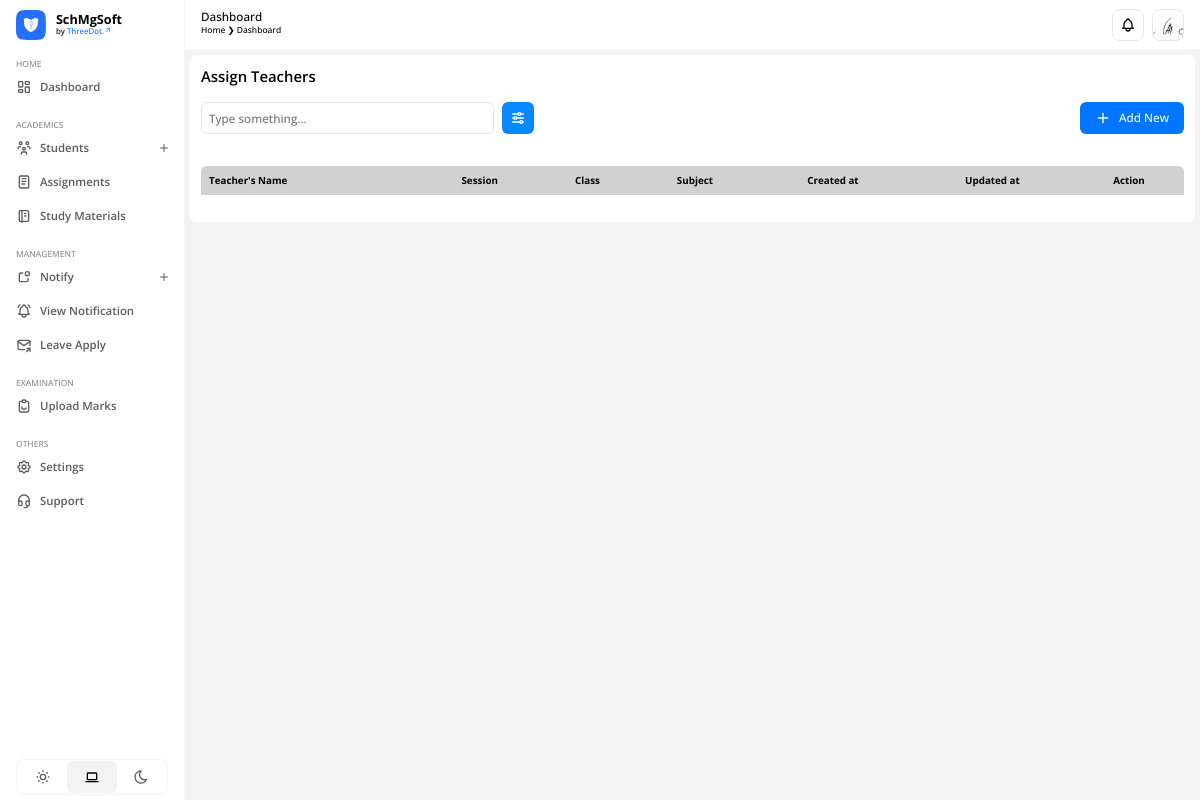
Page /home/assign-teachers/ (signed in) on the earlier database version.
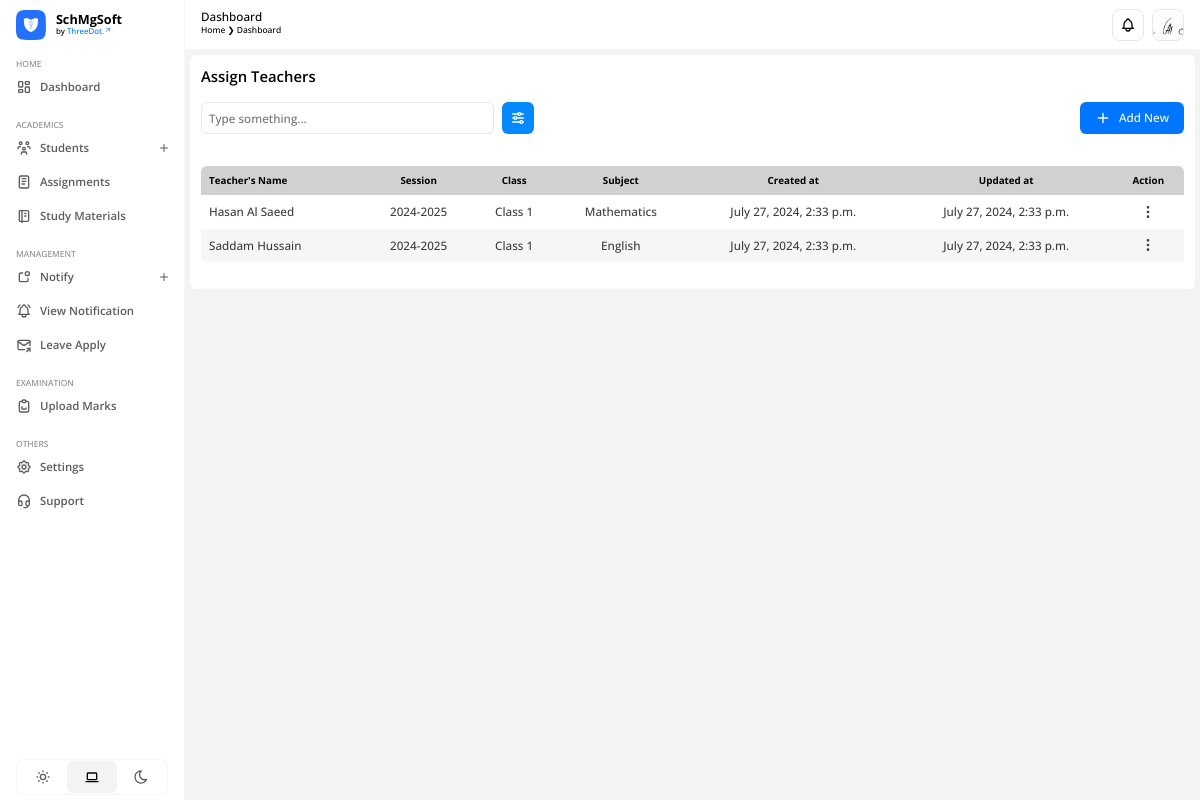
Same page on the later database version.
### apps/users/models.py (models this page shows)
class CustomUser(AbstractUser):
    USER = (
        (1, 'ADMIN'),
        (2, 'TEACHER'),
        (3, 'STUDENT')
    )
    user_type = models.CharField(choices=USER, max_length=20, default=1)
    profile_pic = models.ImageField(upload_to='profile_pic/', null=True, blank=True)
    city = models.CharField(max_length=200, blank=True)
    country = models.CharField(max_length=200, blank=True)

### apps/home/models.py (models this page shows, shortened)
class TeacherAllotment(models.Model):
    teacher = models.ForeignKey('academics.Teacher', on_delete=models.CASCADE)
    subject = models.ForeignKey(Subject, on_delete=models.CASCADE)
    created_at = models.DateTimeField(auto_now_add=True)
    updated_at = models.DateTimeField(auto_now=True)

class Subject(models.Model):
    class_id = models.ForeignKey(Class, on_delete=models.PROTECT)
    subject_name = models.CharField(max_length=250)
    created_at = models.DateTimeField(auto_now_add=True)
    updated_at = models.DateTimeField(auto_now=True)

class Class(models.Model):
    session = models.ForeignKey(Session, on_delete=models.PROTECT)
    class_name = models.CharField(max_length=100)
    created_at = models.DateTimeField(auto_now_add=True)
    updated_at = models.DateTimeField(auto_now=True)

class Session(models.Model):
    start_session = models.CharField(max_length=100)
    end_session = models.CharField(max_length=100)

### apps/academics/models.py (models this page shows, shortened)
class Teacher(models.Model):
    admin = models.OneToOneField(CustomUser, on_delete=models.CASCADE)
    gender = models.CharField(max_length=20)
    dob = models.DateField()
    mobile_number = models.PositiveIntegerField()
    pan_number = models.CharField(max_length=10)
    aadhaar_number = models.PositiveBigIntegerField()
    vill_town = models.CharField(max_length=200)
    post_office = models.CharField(max_length=200)
    police_station = models.CharField(max_length=200)
    district = models.CharField(max_length=200)
    permanent_address = models.CharField(max_length=300)
    state = models.CharField(max_length=200)
    pin = models.PositiveIntegerField()
    tenth_percentage = models.DecimalField(max_digits=4, decimal_places=2)
    twelfth_percentage = models.DecimalField(max_digits=4, decimal_places=2)
    qualification = models.CharField(max_length=500)
    bank_name = models.CharField(max_length=350)
    account_number = models.PositiveIntegerField()
    branch_name = models.CharField(max_length=350)
    ifsc = models.CharField(max_length=100)
    teacher_photo = models.ImageField(upload_to='media/profile_pic')
    cv_resume = models.FileField(upload_to='media/teachers/cv')
    created_at = models.DateTimeField(auto_now_add=True)
    updated_at = models.DateTimeField(auto_now=True)

### apps/home/views.py (the view, shortened to what this page needs)
# urls.py: path('assign-teachers/', views.assign_teachers, name='assign-teachers'),
@login_required(login_url='/')
def assign_teachers(request):
    teachers = Teacher.objects.all()
    subjects = Subject.objects.all()
    sessions = Session.objects.all()
    classes = Class.objects.all()
    teacher_allotments = TeacherAllotment.objects.all()
    context = {
        'teachers': teachers,
        'subjects': subjects,
        'sessions': sessions,
        'classes': classes,
        'teacher_allotments': teacher_allotments
    }
    return render(request, 'assign-teachers.html', context)

### apps/home/templates/assign-teachers.html (shortened to what this page needs)
{% extends "base.html" %} {% load static %} {% block htmlhead %}
<link
  rel="stylesheet"
  type="text/css"
  href="{% static 'css/home/assign-teachers.css' %}"
/>
{% endblock htmlhead %} {% block content %}
<div class="container">
  <h3>Assign Teachers</h3>
  <div class="action-bar">
    <div class="search-filter">
      <input
        type="text"
        name="search-input"
        id="search-input"
        placeholder="Type something..."
      />
      <button>
      </button>
    </div>
    <a href="#" id="add-new-btn">
      <p>Add New</p>
    </a>
  </div>
  <div id="table-container">
    <table id="teacher-assign-table">
      <thead>
        <tr>
          <th>Teacher's Name</th>
          <th style="text-align: center">Session</th>
          <th style="text-align: center">Class</th>
          <th style="text-align: center">Subject</th>
          <th style="text-align: center">Created at</th>
          <th style="text-align: center">Updated at</th>
          <th style="text-align: center">Action</th>
        </tr>
      </thead>
      <tbody id="results-table-body">
        {% for i in teacher_allotments %}
        <tr>
          <td>{{ i.teacher.admin.first_name }} {{ i.teacher.admin.last_name }}</td>
          <td style="text-align: center">{{ i.subject.class_id.session.start_session }}-{{ i.subject.class_id.session.end_session }}</td>
          <td style="text-align: center">{{ i.subject.class_id.class_name }}</td>
          <td style="text-align: center">{{ i.subject.subject_name }}</td>
          <td style="text-align: center">{{ i.created_at }}</td>
          <td style="text-align: center">{{ i.updated_at }}</td>
          <td
            style="
              text-align: center;
              display: flex;
              align-items: center;
              justify-content: center;
            "
          >
            <button class="action-btn">
            </button>
          </td>
        </tr>
        {% endfor %}
      </tbody>
    </table>
  </div>
</div>
{% include "add-assign-teachers-form.html" %}
{% endblock %}

### SchMgSoft/templates/header.html (shortened to what this page needs)
{% load static %}
{% block content %}
<header>
  <div class="left">
    <h3>Dashboard</h3>
    <div class="breadcrumb">
      <p>Home &#10095; Dashboard</p>
    </div>
  </div>
  <div class="right">
    <div id="notification-icon">
    </div>
    <div id="profile">
      {% if not user.profile_pic %}
      <img
        src="https://images.unsplash.com/photo-1522075469751-3a6694fb2f61?crop=entropy&cs=srgb&fm=jpg&ixid=M3wzMjM4NDZ8MHwxfHJhbmRvbXx8fHx8fHx8fDE3MjA2ODA4NTB8&ixlib=rb-4.0.3&q=85"
        alt="Profile Photo."
      />
      {% else %}
      <img src="{{ user.profile_pic.url }}" alt="Profile Photo." />
      {% endif %}
    </div>
  </div>
</header>
{% endblock %}
{% block extracss %}
<link rel="stylesheet" type="text/css" href="{% static 'css/header.css' %}" />
{% endblock %}

Differences in the rows shown:
added TeacherAllotment: teacher.admin.first_name "Hasan", teacher.admin.last_name "Al Saeed", subject.class_id.session.start_session "2024", subject.class_id.session.end_session "2025", subject.class_id.class_name "Class 1", subject.subject_name "Mathematics", created_at "July 27, 2024, 2:33 p.m.", updated_at "July 27, 2024, 2:33 p.m."
added TeacherAllotment: teacher.admin.first_name "Saddam", teacher.admin.last_name "Hussain", subject.class_id.session.start_session "2024", subject.class_id.session.end_session "2025", subject.class_id.class_name "Class 1", subject.subject_name "English", created_at "July 27, 2024, 2:33 p.m.", updated_at "July 27, 2024, 2:33 p.m."
